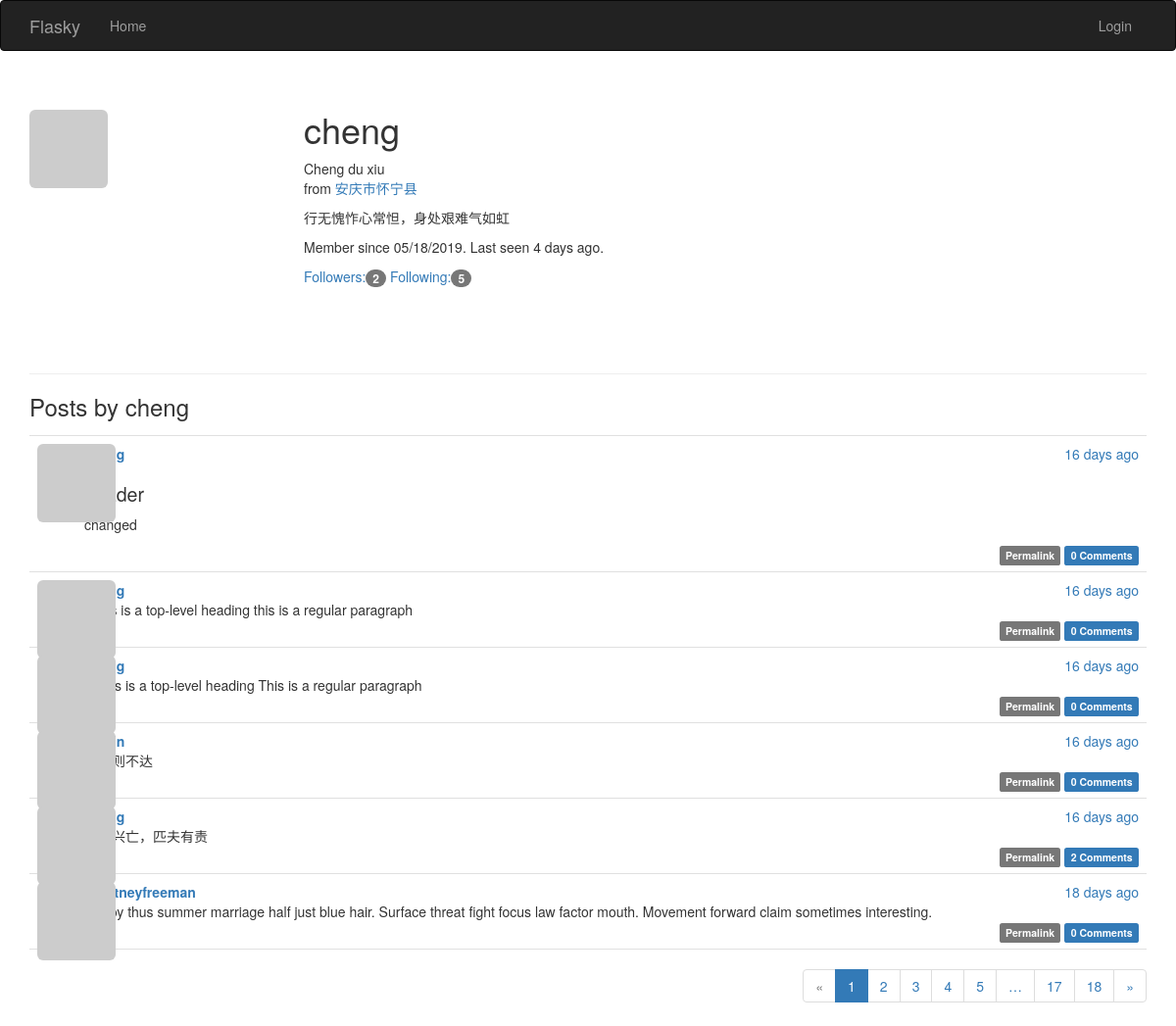
The page /usr/cheng on the database its author committed.
### app/models.py (models this page shows, shortened)
class User(UserMixin, db.Model):
	__tablename__ = 'users'
	id = db.Column(db.Integer, primary_key=True)
	email = db.Column(db.String(64), unique=True, index=True)
	username = db.Column(db.String(64), unique=True, index=True)
	role_id = db.Column(db.Integer, db.ForeignKey('roles.id'))
	password_hash = db.Column(db.String(128))
	confirmed = db.Column(db.Boolean, default=False)
	name = db.Column(db.String(64))
	location = db.Column(db.String(64))
	about_me = db.Column(db.Text())
	member_since = db.Column(db.DateTime(), default=datetime.utcnow)
	last_seen = db.Column(db.DateTime(), default=datetime.utcnow)
	avatar_hash = db.Column(db.String(32))
	posts = db.relationship("Post", backref='author', lazy='dynamic')
	followed = db.relationship('Follow',
							   foreign_keys=[Follow.follower_id],
							   backref=db.backref('follower', lazy='joined'),
							   lazy='dynamic',
							   cascade='all, delete-orphan')
	followers = db.relationship('Follow',
								foreign_keys=[Follow.followed_id],
								backref=db.backref('followed', lazy='joined'),
								lazy='dynamic',
								cascade='all, delete-orphan')
	comments = db.relationship('Comment', backref='author', lazy='dynamic')
	@property
	def password(self):
		raise AttributeError('password is not a readable attribute')
	def gravatar_hash(self):
		return hashlib.md5(self.email.lower().encode('utf-8')).hexdigest()
	def gravatar(self, size=100, default='identicon', rating='g'):
		if request.is_secure:
			url = 'https://secure.gravatar.com/avatar'
		else:
			url = "http://www.gravatar.com/avatar"
		hash = self.avatar_hash or self.gravatar_hash()
		return '{url}/{hash}?s={size}&d={default}&r={rating}'.format(
			url=url, hash=hash, size=size, default=default, rating=rating
		)

class Post(db.Model):
	__tablename__ = "posts"
	id = db.Column(db.Integer, primary_key=True)
	body = db.Column(db.Text)
	timestamp = db.Column(db.DateTime, index=True, default=datetime.utcnow())
	author_id = db.Column(db.Integer, db.ForeignKey('users.id'))
	body_html = db.Column(db.Text)
	comments = db.relationship('Comment', backref='post', lazy='dynamic')

### app/main/views.py (the view)
@main.route('/usr/<username>')
def user(username):
	user = User.query.filter_by(username=username).first()
	if user is None:
		abort(404)
	page = request.args.get('page', 1, type=int)
	pagination = Post.query.order_by(Post.timestamp.desc()).paginate(
		page, per_page=current_app.config['FLASKY_POSTS_PER_PAGE'],
		error_out=False
	)
	posts = pagination.items
	return render_template('user.html', user=user, posts=posts, pagination=pagination)

### app/auth/views.py (called while the page is built)
@auth.before_app_request
def before_request():
	if current_user.is_authenticated:
		current_user.ping()
		if not current_user.confirmed \
			and request.endpoint \
			and request.blueprint != 'auth' \
			and request.endpoint != 'static':
			return redirect(url_for('auth.unconfirmed'))

### app/main/__init__.py (called while the page is built)
@main.app_context_processor
def inject_permissions():
	return dict(Permission=Permission)

### app/models.py (called while the page is built)
	def can(self, permissions):
		return False

	def is_administrator(self):
		return False

### app/templates/user.html (shortened to what this page needs)
{% extends "base.html" %}
{% import "_macros.html" as macros %}
{% block page_content %}
<div class="page-header">
    <img class="img-rounded profile-thumbnail" src="{{ user.gravatar(size=256) }}">
    <div class="profile-header">
        <h1>{{ user.username }}</h1>
        {% if user.name or user.location %}
        <p>
            {% if user.name %}{{ user.name }}<br>{% endif %}
            {% if user.location %}
                from <a href="https://www.amap.com/search?query={{ user.location }}">{{ user.location }}</a><br>
            {% endif %}
        </p>
        {% endif %}
        {% if user.about_me %}<p>{{ user.about_me }}</p>{% endif %}
        <p>Member since {{ moment(user.member_since).format('L') }}. Last seen {{ moment(user.last_seen).fromNow() }}.</p>
        <p>
            <a href="{{ url_for('.followers', username=user.username) }}">Followers:<span class="badge">{{ user.followers.count() }}</span></a>
            <a href="{{ url_for('.followed_by', username=user.username) }}">Following:<span class="badge">{{ user.followed.count() }}</span></a>
        </p>
    </div>
</div>
<h3>Posts by {{ user.username }}</h3>
{% include '_post.html' %}
<div class="pagination">
    {{ macros.pagination_widget(pagination, '.user', username=user.username) }}
</div>
{% endblock %}

### app/templates/base.html (shortened to what this page needs)
{% extends "bootstrap/base.html" %}
{% block head %}
{{ super() }}
<link rel="stylesheet" type="text/css" href="{{ url_for('static', filename='styles.css') }}">
{% endblock %}
{% block navbar %}
<div class="navbar navbar-inverse" role="navigation">
    <div class="container">
        <div class="navbar-header">
            <a class="navbar-brand" href="/">Flasky</a>
        </div>
        <div class="navbar-collapse collapse">
            <ul class="nav navbar-nav">
                <li><a href="/">Home</a></li>
            </ul>
            <ul class="nav navbar-nav navbar-right">
                {% if current_user.is_authenticated %}
                <li><a href="{{ url_for('auth.logout') }}">Logout</a></li>
                {% else %}
                <li><a href="{{ url_for('auth.login') }}">Login</a></li>
                {% endif %}
            </ul>
        </div>
    </div>
</div>
{% endblock %}
{% block content %}
<div class="container">
    {% block page_content %}{% endblock %}
</div>
{% endblock %}

### app/templates/_macros.html
{% macro pagination_widget(pagination, endpoint) %}
<ul class="pagination">
    <li {% if not pagination.has_prev %} class="disabled"{% endif %}>
        <a href="{% if pagination.has_prev %}{{ url_for(endpoint,
            page=pagination.page -1, **kwargs) }}{% else %}#{% endif %}">
            &laquo;
        </a>
    </li>
    {% for p in pagination.iter_pages() %}
        {% if p %}
            {% if p == pagination.page %}
            <li class="active">
                <a href="{{ url_for(endpoint, page=p, **kwargs) }}">{{ p }}</a>
            </li>
            {% else %}
            <li>
                <a href="{{ url_for(endpoint, page=p, **kwargs) }}">{{ p }}</a>
            </li>
            {% endif %}
        {% else %}
        <li class="disable"><a href="#">&hellip;</a></li>
        {% endif %}
    {% endfor %}
    <li {% if not pagination.has_next %} class="disabled" {% endif %}>
        <a href="{% if pagination.has_next %}{{ url_for(endpoint, page=pagination.next_num
        ,**kwargs) }}{% else %}#{% endif %}">
            &raquo;
        </a>
    </li>
</ul>
{% endmacro %}

### app/templates/_post.html (shortened to what this page needs)
<ul class="posts">
    {% for post in posts %}
    <li class="post">
        <div class="post-thumbnail">
            <a href="{{ url_for('.user', username=post.author.username) }}">
                <img class="img-rounded profile-thumbnail" src="{{ post.author.gravatar(size=40) }}"
            </a>
        </div>
        <div class="post-content">
            <div class="post-date">{{ moment(post.timestamp).fromNow() }}</div>
            <div class="post-author"><a href="{{ url_for('.user', username=post.author.username) }}">{{ post.author.username }}</a></div>
            <div class="post-body">
                {% if post.body_html %}
                    {{ post.body_html | safe }}
                {% else %}
                    {{ post.body }}
                {% endif %}
            </div>
            <div class="post-footer">
                <a href="{{ url_for('.post', id=post.id) }}">
                    <span class="label label-default">Permalink</span>
                </a>
                <a href="{{ url_for('.post', id=post.id) }}#comment">
                    <span class="label label-primary">{{ post.comments.count() }} Comments</span>
                </a>
            </div>
        </div>
    </li>
    {% endfor %}
</ul>

### app/static/styles.css (style rules this page uses)
.profile-thumbnail { position: absolute; }
.profile-header { min-height: 260px; margin-left: 280px; }
ul.posts { list-style-type: none; padding: 0px; margin: 16px 0px 0px 0px; border-top: 1px solid #e0e0e0; }
ul.posts li.post { padding: 8px; border-bottom: 1px solid #e0e0e0; }
div.post-date { float: right; }
div.post-author { font-weight: bold; }
div.post-thumbnail { position: absolute; }
div.post-content { margin-left: 48px; min-height: 48px; }
div.post-footer { text-align: right; }
div.pagination { width: 100%; text-align: right; padding: 0px; margin: 0px; }
.post-body h1 { font-size: 140%; }

### rows shown on the page
User: username "cheng", name "Cheng du xiu", location "安庆市怀宁县", about_me "行无愧怍心常怛，身处艰难气如虹", member_since "05/18/2019", last_seen "4 days ago"
Post: timestamp "16 days ago", body_html "changed", comments.count "0"
Post: timestamp "16 days ago", body "# this is a top-level heading this is a regular paragraph", comments.count "0"
Post: timestamp "16 days ago", body "# This is a top-level heading This is a regular paragraph", comments.count "0"
Post: timestamp "16 days ago", body "欲速则不达", comments.count "0"
Post: timestamp "16 days ago", body "天下兴亡，匹夫有责", comments.count "2"
Post: timestamp "18 days ago", author.username "courtneyfreeman", body "Happy thus summer marriage half just blue hair. Surface threat fight focus law factor mouth. Movement forward claim sometimes interesting.", comments.count "0"

### other values the page prints
{{ user.followers.count() }} "2"
{{ user.followed.count() }} "5"
{{ p }} "1"
{{ p }} "2" "3" "4" "5" "17" "18"
